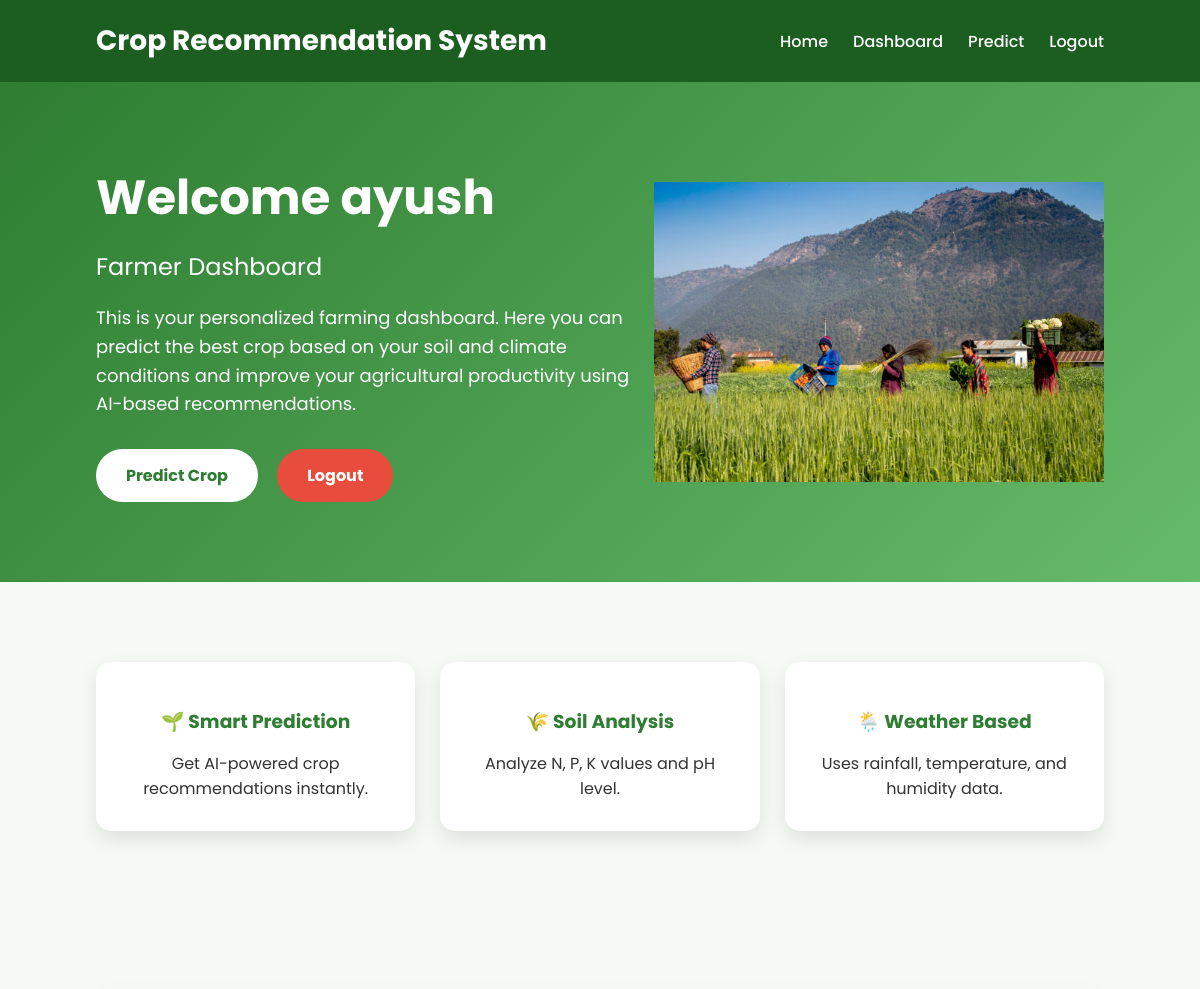
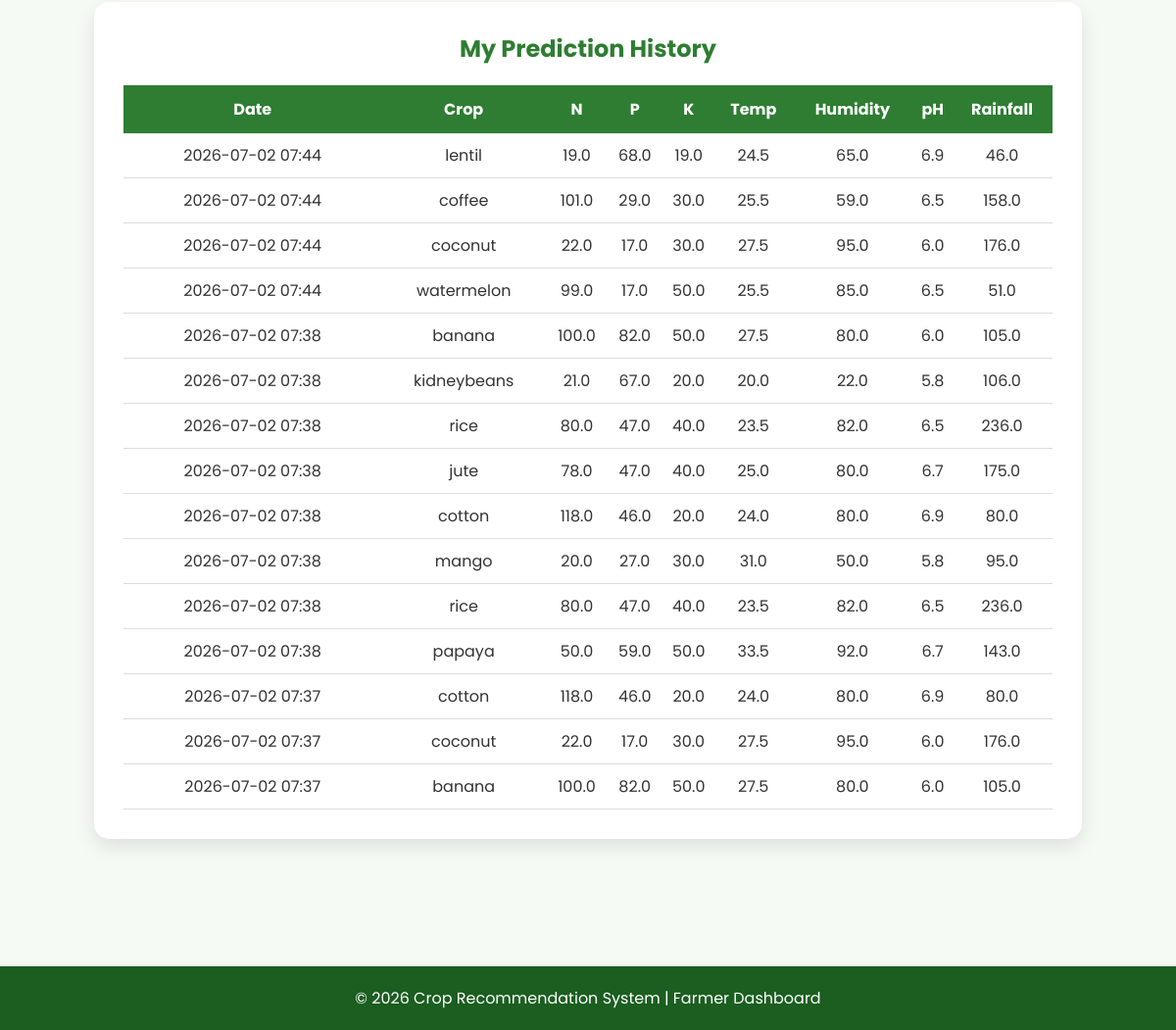
Screenshot of /farmer/dashboard (signed in) with the database file from the repository (2 pictures, top to bottom).
### models.py (models this page shows)
class Recommendation(db.Model):
    __tablename__ = "recommendations"
    id = db.Column(db.Integer, primary_key=True)
    farmer_id = db.Column(
        db.Integer,
        db.ForeignKey("users.id"),
        nullable=False
    )
    nitrogen = db.Column(db.Float, nullable=False)
    phosphorus = db.Column(db.Float, nullable=False)
    potassium = db.Column(db.Float, nullable=False)
    temperature = db.Column(db.Float, nullable=False)
    humidity = db.Column(db.Float, nullable=False)
    ph = db.Column(db.Float, nullable=False)
    rainfall = db.Column(db.Float, nullable=False)
    recommended_crop = db.Column(db.String(100), nullable=False)
    prediction_time = db.Column(
        db.DateTime,
        default=datetime.utcnow
    )

### app.py (the view)
@app.route("/farmer/dashboard")
def farmer_dashboard():
    if "user_id" not in session:
        return redirect(url_for("login"))
    if session["role"] != "farmer":
        return "Access Denied"
    predictions = Recommendation.query.filter_by(
        farmer_id=session["user_id"]
    ).order_by(
        Recommendation.prediction_time.desc()
    ).all()
    return render_template(
        "farmer_dashboard.html",
        username=session["username"],
        predictions=predictions
    )

### templates/farmer_dashboard.html (shortened to what this page needs)
<!DOCTYPE html>
<html lang="en">
<head>
<html>
<head>
</head>
<body>
<nav>
<div class="logo">Crop Recommendation System</div>
<ul>
<li><a href="/">Home</a></li>
{% if not session.get("user_id") %}
    <li><a href="/about">About</a></li>
    <li><a href="/login">Login</a></li>
    <li><a href="/predict-page">Predict</a></li>
{% else %}
    {% if session.get("role") == "admin" %}
        <li><a href="/admin/dashboard">Dashboard</a></li>
    {% else %}
        <li><a href="/farmer/dashboard">Dashboard</a></li>
    {% endif %}
    <li><a href="/predict-page">Predict</a></li>
    <li><a href="/logout">Logout</a></li>
{% endif %}
</ul>
</nav>
<section class="dashboard">
<div class="dashboard-text">
<h1>Welcome {{ username }}</h1>
<h2>Farmer Dashboard</h2>
<p>
This is your personalized farming dashboard. Here you can predict the best crop based on your soil and climate conditions and improve your agricultural productivity using AI-based recommendations.
</p>
<a href="/predict-page" class="btn">Predict Crop</a>
<a href="/logout" class="btn btn-danger">Logout</a>
</div>
<img src="{{ url_for('static', filename='images/farm.avif') }}" width="450px" alt="farm">
</section>
<section class="cards">
<div class="card">
<h3>🌱 Smart Prediction</h3>
<p>Get AI-powered crop recommendations instantly.</p>
</div>
<div class="card">
<h3>🌾 Soil Analysis</h3>
<p>Analyze N, P, K values and pH level.</p>
</div>
<div class="card">
<h3>🌦️ Weather Based</h3>
<p>Uses rainfall, temperature, and humidity data.</p>
</div>
</section>
<section class="cards">
<div class="card" style="grid-column:1/-1;">
<h2 style="color:#2e7d32;margin-bottom:20px;">
My Prediction History
</h2>
{% if predictions %}
<table style="width:100%;border-collapse:collapse;">
<tr style="background:#2e7d32;color:white;">
<th style="padding:12px;">Date</th>
<th>Crop</th>
<th>N</th>
<th>P</th>
<th>K</th>
<th>Temp</th>
<th>Humidity</th>
<th>pH</th>
<th>Rainfall</th>
</tr>
{% for prediction in predictions %}
<tr style="border-bottom:1px solid #ddd;">
<td style="padding:10px;">
{{ prediction.prediction_time.strftime('%Y-%m-%d %H:%M') }}
</td>
<td>{{ prediction.recommended_crop }}</td>
<td>{{ prediction.nitrogen }}</td>
<td>{{ prediction.phosphorus }}</td>
<td>{{ prediction.potassium }}</td>
<td>{{ prediction.temperature }}</td>
<td>{{ prediction.humidity }}</td>
<td>{{ prediction.ph }}</td>
<td>{{ prediction.rainfall }}</td>
</tr>
{% endfor %}
</table>
{% else %}
<p style="margin-top:20px;">
No prediction history found.
</p>
{% endif %}
</div>
</section>
<footer>
© 2026 Crop Recommendation System | Farmer Dashboard
</footer>
</body>
</html>

### templates/farmer_dashboard.html (style rules this page uses)
* { margin:0; padding:0; box-sizing:border-box; font-family:'Poppins',sans-serif; }
body { background:#f5faf5; color:#333; }
nav { display:flex; justify-content:space-between; align-items:center; padding:20px 8%; background:#1b5e20; color:white; position:sticky; top:0; }
.logo { font-size:28px; font-weight:bold; }
nav ul { display:flex; list-style:none; gap:25px; }
nav ul li a { color:white; text-decoration:none; font-weight:500; }
.dashboard { display:flex; justify-content:space-between; align-items:center; padding:80px 8%; background:linear-gradient(135deg,#2e7d32,#66bb6a); color:white; }
.dashboard-text { max-width:600px; }
.dashboard h1 { font-size:48px; margin-bottom:15px; }
.dashboard h2 { font-size:24px; margin-bottom:20px; font-weight:400; }
.dashboard p { font-size:18px; line-height:1.6; margin-bottom:30px; }
.btn { padding:14px 30px; background:white; color:#2e7d32; border-radius:30px; text-decoration:none; font-weight:bold; margin-right:15px; transition:0.3s; display:inline-block; }
.btn-danger { background:#e74c3c; color:white; }
.cards { display:grid; grid-template-columns:repeat(auto-fit,minmax(250px,1fr)); gap:25px; padding:80px 8%; text-align:center; }
.card { background:white; padding:30px; border-radius:15px; box-shadow:0 8px 20px rgba(0,0,0,0.1); transition:0.3s; }
.card h3 { color:#2e7d32; margin:15px 0; }
footer { background:#1b5e20; color:white; text-align:center; padding:20px; margin-top:50px; }

### rows the page displays
Recommendation: prediction_time "2026-07-02 07:44", recommended_crop "lentil", nitrogen "19.0", phosphorus "68.0", potassium "19.0", temperature "24.5", humidity "65.0", ph "6.9", rainfall "46.0"
Recommendation: prediction_time "2026-07-02 07:44", recommended_crop "coffee", nitrogen "101.0", phosphorus "29.0", potassium "30.0", temperature "25.5", humidity "59.0", ph "6.5", rainfall "158.0"
Recommendation: prediction_time "2026-07-02 07:44", recommended_crop "coconut", nitrogen "22.0", phosphorus "17.0", potassium "30.0", temperature "27.5", humidity "95.0", ph "6.0", rainfall "176.0"
Recommendation: prediction_time "2026-07-02 07:44", recommended_crop "watermelon", nitrogen "99.0", phosphorus "17.0", potassium "50.0", temperature "25.5", humidity "85.0", ph "6.5", rainfall "51.0"
Recommendation: prediction_time "2026-07-02 07:38", recommended_crop "banana", nitrogen "100.0", phosphorus "82.0", potassium "50.0", temperature "27.5", humidity "80.0", ph "6.0", rainfall "105.0"
Recommendation: prediction_time "2026-07-02 07:38", recommended_crop "kidneybeans", nitrogen "21.0", phosphorus "67.0", potassium "20.0", temperature "20.0", humidity "22.0", ph "5.8", rainfall "106.0"
Recommendation: prediction_time "2026-07-02 07:38", recommended_crop "rice", nitrogen "80.0", phosphorus "47.0", potassium "40.0", temperature "23.5", humidity "82.0", ph "6.5", rainfall "236.0"
Recommendation: prediction_time "2026-07-02 07:38", recommended_crop "jute", nitrogen "78.0", phosphorus "47.0", potassium "40.0", temperature "25.0", humidity "80.0", ph "6.7", rainfall "175.0"
Recommendation: prediction_time "2026-07-02 07:38", recommended_crop "cotton", nitrogen "118.0", phosphorus "46.0", potassium "20.0", temperature "24.0", humidity "80.0", ph "6.9", rainfall "80.0"
Recommendation: prediction_time "2026-07-02 07:38", recommended_crop "mango", nitrogen "20.0", phosphorus "27.0", potassium "30.0", temperature "31.0", humidity "50.0", ph "5.8", rainfall "95.0"
Recommendation: prediction_time "2026-07-02 07:38", recommended_crop "rice", nitrogen "80.0", phosphorus "47.0", potassium "40.0", temperature "23.5", humidity "82.0", ph "6.5", rainfall "236.0"
Recommendation: prediction_time "2026-07-02 07:38", recommended_crop "papaya", nitrogen "50.0", phosphorus "59.0", potassium "50.0", temperature "33.5", humidity "92.0", ph "6.7", rainfall "143.0"
Recommendation: prediction_time "2026-07-02 07:37", recommended_crop "cotton", nitrogen "118.0", phosphorus "46.0", potassium "20.0", temperature "24.0", humidity "80.0", ph "6.9", rainfall "80.0"
Recommendation: prediction_time "2026-07-02 07:37", recommended_crop "coconut", nitrogen "22.0", phosphorus "17.0", potassium "30.0", temperature "27.5", humidity "95.0", ph "6.0", rainfall "176.0"
Recommendation: prediction_time "2026-07-02 07:37", recommended_crop "banana", nitrogen "100.0", phosphorus "82.0", potassium "50.0", temperature "27.5", humidity "80.0", ph "6.0", rainfall "105.0"

### other values shown
{{ username }} "ayush"
